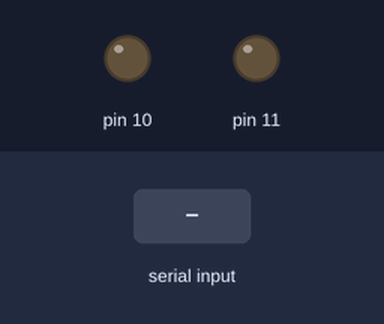
Simulated run of this sketch. Board: Arduino Uno, built with avr-gcc and run on an emulated ATmega328P. On the bench: output pins drawn as LEDs (lit = HIGH). The test bench sets the inputs (shaded band). What the sketch prints to the serial monitor is not drawn.

Above: at 1.2 s.
1.3 s: "1\n" received over Serial
At 1.6 s:
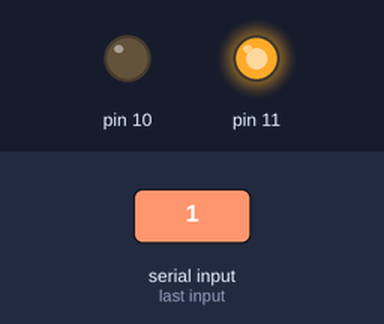
2.8 s: "0\n" received over Serial
At 4.0 s:
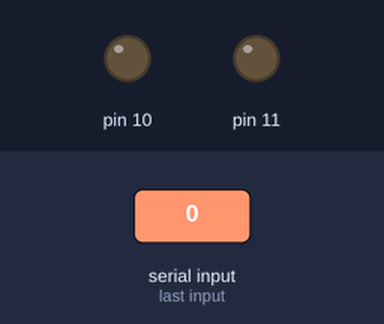
4.3 s: byte 49 ('1') received over Serial
At 5.0 s:
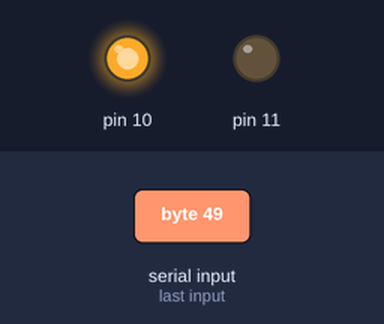
5.8 s: byte 49 ('1') received over Serial
At 6.2 s:
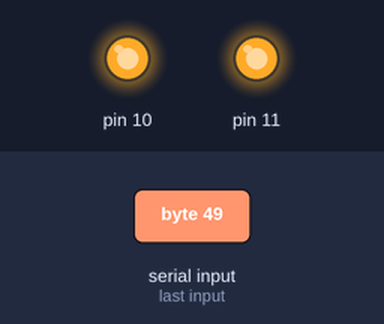
Timing chart, 0 to 8.3 s (numbered marks = the images above; inputs shaded):
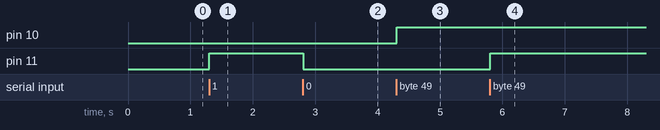

The sketch:

bluetooth.ino
```cpp
char data=0;
void setup()
{
 pinMode(11, OUTPUT);
 Serial.begin(9600);
 pinMode(10, OUTPUT);
 Serial.begin(9600);
}

void loop(){
  if(Serial.available() > 0);
  {
    data=Serial.read();
    Serial.print(data);
    Serial.print("\n");
    if(data=='1')

   digitalWrite(11, HIGH);
  else if(data=='0')
  digitalWrite(11, LOW);
  }
   if(Serial.available() > 0);
  {
    data=Serial.read();
    Serial.print(data);
    Serial.print("\n");
    if(data=='1')

   digitalWrite(10, HIGH);
  else if(data=='0')
  digitalWrite(10, LOW);
}
}
```

Measured:
- after the input at 1.3 s, pin 11: LOW → HIGH at once
- after the input at 2.8 s, pin 11: HIGH → LOW at once
- after the input at 4.3 s, pin 10: LOW → HIGH at once
- after the input at 5.8 s, pin 11: LOW → HIGH at once
